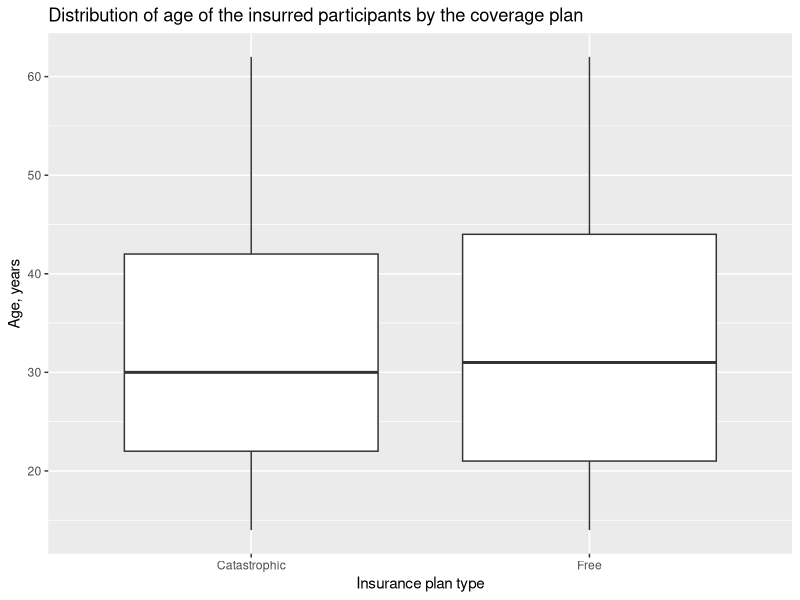
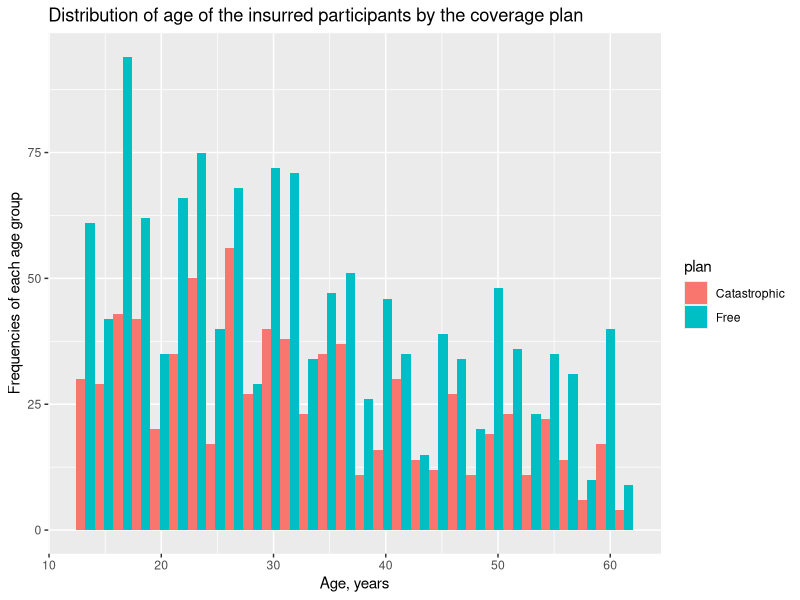

Source code (R) for these figures, in order:
## ---- chunk 1
knitr::opts_chunk$set(echo = TRUE)
## ---- chunk 2
# install.package("psych")   
library(psych)
# install.package("tidyverse")
library(tidyverse)  
## ---- chunk 3
pre_dta <- read_csv("rand-hie-pre-treatment.csv")
## ---- chunk 4
glimpse(pre_dta)
## ---- chunk 5
pre_dta %>% count(plan)
## ---- chunk 6
pre_dta %>% count(plan, female)
## ---- chunk 7
# Write your code here
pre_dta %>% count(plan, non_white)
## ---- chunk 8
mean(pre_dta$female)
## ---- chunk 9
frac_female <- mean(pre_dta$female)
total_participants <- nrow(pre_dta)
frac_female * total_participants
total_participants - frac_female * total_participants
## ---- chunk 10

## ---- chunk 11
describe(pre_dta)
## ---- chunk 12
pre_dta %>% 
  ggplot() + 
  aes(x = plan, y = age) + 
  geom_boxplot() + 
  xlab("Insurance plan type") + 
  ylab("Age, years") + 
  labs(title = "Distribution of age of the insurred participants by the coverage plan")
## ---- chunk 13
pre_dta %>% 
  ggplot() + 
  aes(x = age, fill = plan) + 
  geom_histogram(position = "dodge") + 
  xlab("Age, years") + 
  ylab("Frequencies of each age group") + 
  labs(title = "Distribution of age of the insurred participants by the coverage plan")
## ---- chunk 14
t.test(age ~ plan, data = pre_dta)
## ---- chunk 15
# Develop your code here.

